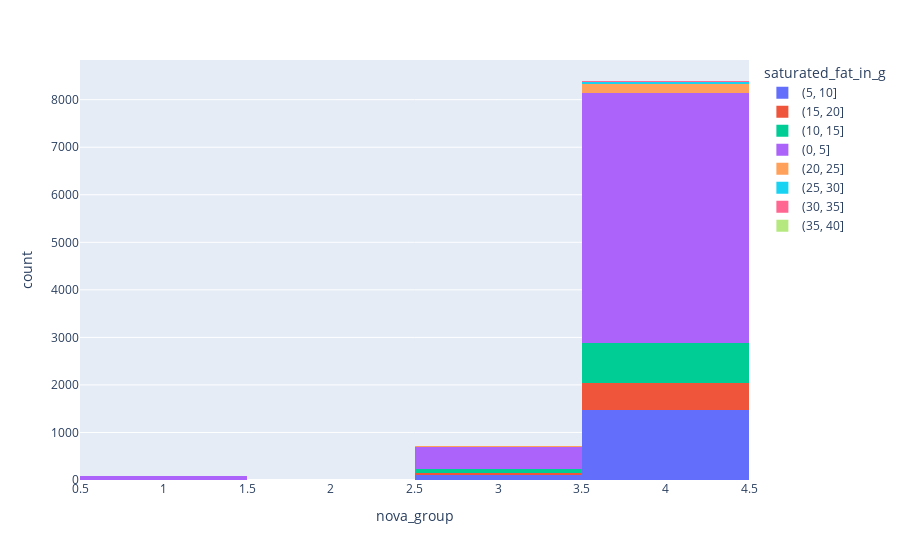

The cell this chart's notebook holds for it:
### Code cell
import plotly.express as px
px.histogram(data, x="nova_group", color="saturated_fat_in_g").update_xaxes(categoryorder="category ascending")
# data.dropna(inplace = True)

### Figure 1 — Plotly figure (JSON) as saved in the notebook; plotly's stock layout.template omitted (floating-point values rounded to 4 significant figures; data arrays with more than 128 entries replaced by an {"elided": "..."} marker saying what was removed)
{"data": [{"alignmentgroup": "True", "bingroup": "x", "hovertemplate": "saturated_fat_in_g=(5, 10]<br>nova_group=%{x}<br>count=%{y}<extra></extra>", "legendgroup": "(5, 10]", "marker": {"color": "#636efa", "pattern": {"shape": ""}}, "name": "(5, 10]", "offsetgroup": "(5, 10]", "orientation": "v", "showlegend": true, "type": "histogram", "x": {"elided": "1589 int values"}, "xaxis": "x", "yaxis": "y"}, {"alignmentgroup": "True", "bingroup": "x", "hovertemplate": "saturated_fat_in_g=(15, 20]<br>nova_group=%{x}<br>count=%{y}<extra></extra>", "legendgroup": "(15, 20]", "marker": {"color": "#EF553B", "pattern": {"shape": ""}}, "name": "(15, 20]", "offsetgroup": "(15, 20]", "orientation": "v", "showlegend": true, "type": "histogram", "x": {"elided": "591 int values"}, "xaxis": "x", "yaxis": "y"}, {"alignmentgroup": "True", "bingroup": "x", "hovertemplate": "saturated_fat_in_g=(10, 15]<br>nova_group=%{x}<br>count=%{y}<extra></extra>", "legendgroup": "(10, 15]", "marker": {"color": "#00cc96", "pattern": {"shape": ""}}, "name": "(10, 15]", "offsetgroup": "(10, 15]", "orientation": "v", "showlegend": true, "type": "histogram", "x": {"elided": "936 int values"}, "xaxis": "x", "yaxis": "y"}, {"alignmentgroup": "True", "bingroup": "x", "hovertemplate": "saturated_fat_in_g=(0, 5]<br>nova_group=%{x}<br>count=%{y}<extra></extra>", "legendgroup": "(0, 5]", "marker": {"color": "#ab63fa", "pattern": {"shape": ""}}, "name": "(0, 5]", "offsetgroup": "(0, 5]", "orientation": "v", "showlegend": true, "type": "histogram", "x": {"elided": "5809 int values"}, "xaxis": "x", "yaxis": "y"}, {"alignmentgroup": "True", "bingroup": "x", "hovertemplate": "saturated_fat_in_g=(20, 25]<br>nova_group=%{x}<br>count=%{y}<extra></extra>", "legendgroup": "(20, 25]", "marker": {"color": "#FFA15A", "pattern": {"shape": ""}}, "name": "(20, 25]", "offsetgroup": "(20, 25]", "orientation": "v", "showlegend": true, "type": "histogram", "x": {"elided": "213 int values"}, "xaxis": "x", "yaxis": "y"}, {"alignmentgroup": "True", "bingroup": "x", "hovertemplate": "saturated_fat_in_g=(25, 30]<br>nova_group=%{x}<br>count=%{y}<extra></extra>", "legendgroup": "(25, 30]", "marker": {"color": "#19d3f3", "pattern": {"shape": ""}}, "name": "(25, 30]", "offsetgroup": "(25, 30]", "orientation": "v", "showlegend": true, "type": "histogram", "x": [4, 4, 4, 4, 4, 4, 4, 4, 4, 4, 4, 4, 4, 4, 4, 4, 4, 4, 4, 4, 4, 4, 4, 4, 4, 4, 4, 4, 4, 4, 3, 4, 4, 4, 4, 4, 4, 4, 4, 4, 4, 4, 4, 4, 4, 4, 4, 4], "xaxis": "x", "yaxis": "y"}, {"alignmentgroup": "True", "bingroup": "x", "hovertemplate": "saturated_fat_in_g=(30, 35]<br>nova_group=%{x}<br>count=%{y}<extra></extra>", "legendgroup": "(30, 35]", "marker": {"color": "#FF6692", "pattern": {"shape": ""}}, "name": "(30, 35]", "offsetgroup": "(30, 35]", "orientation": "v", "showlegend": true, "type": "histogram", "x": [3, 4, 4, 4, 4, 4, 3, 4, 4, 4, 4], "xaxis": "x", "yaxis": "y"}, {"alignmentgroup": "True", "bingroup": "x", "hovertemplate": "saturated_fat_in_g=(35, 40]<br>nova_group=%{x}<br>count=%{y}<extra></extra>", "legendgroup": "(35, 40]", "marker": {"color": "#B6E880", "pattern": {"shape": ""}}, "name": "(35, 40]", "offsetgroup": "(35, 40]", "orientation": "v", "showlegend": true, "type": "histogram", "x": [4, 4], "xaxis": "x", "yaxis": "y"}], "layout": {"barmode": "relative", "legend": {"title": {"text": "saturated_fat_in_g"}, "tracegroupgap": 0}, "margin": {"t": 60}, "xaxis": {"anchor": "y", "categoryorder": "category ascending", "domain": [0, 1], "title": {"text": "nova_group"}}, "yaxis": {"anchor": "x", "domain": [0, 1], "title": {"text": "count"}}}}
